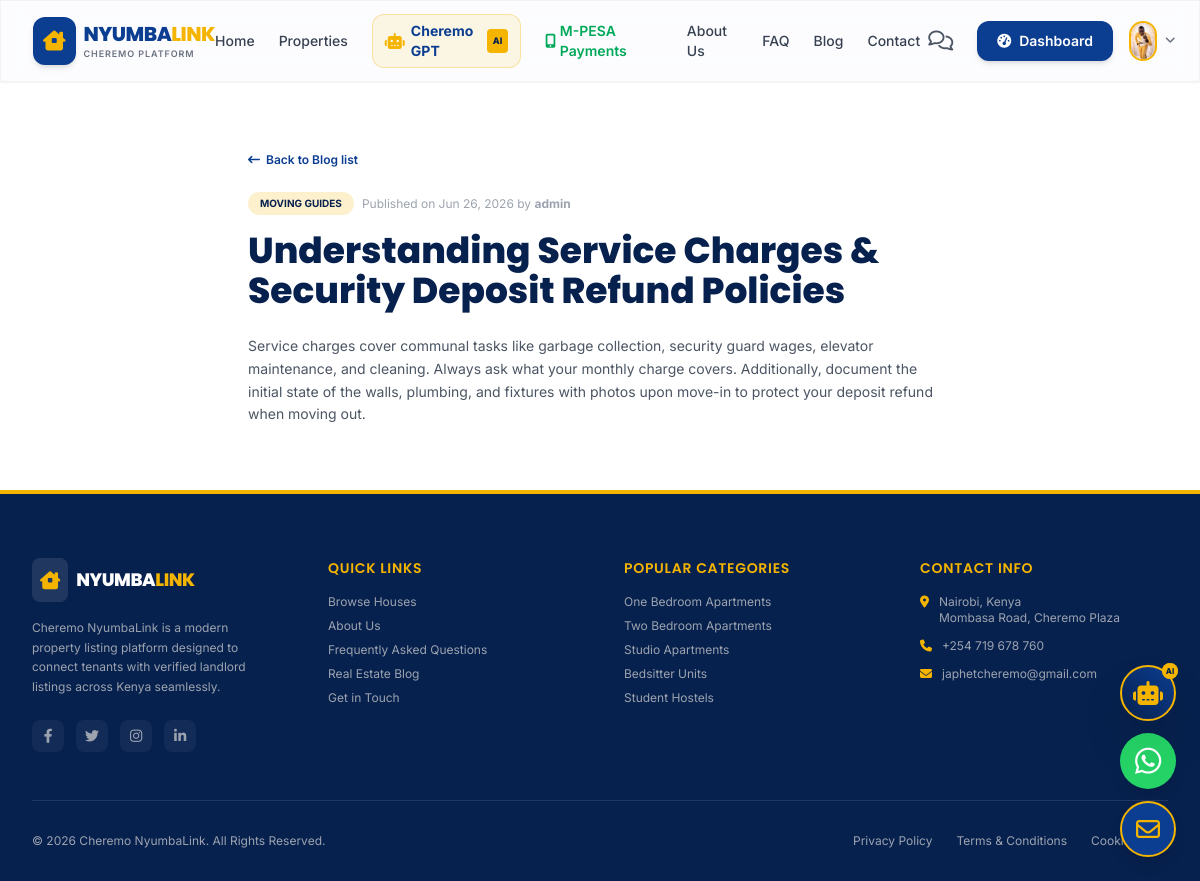
Page /blog/understanding-service-charges-security-deposit-refund-policies/ (signed in) on the committed database.
### users/models.py (models this page shows, shortened)
class CustomUser(AbstractUser):
    ROLE_TENANT = 'tenant'
    ROLE_LANDLORD = 'landlord'
    ROLE_AGENT = 'agent'
    ROLE_ADMIN = 'admin'
    ROLE_CHOICES = [
        (ROLE_TENANT, 'Tenant'),
        (ROLE_LANDLORD, 'Landlord'),
        (ROLE_AGENT, 'Property Agent'),
        (ROLE_ADMIN, 'Administrator'),
    ]
    role = models.CharField(max_length=20, choices=ROLE_CHOICES, default=ROLE_TENANT)
    phone = models.CharField(max_length=20, blank=True, null=True)
    profile_picture = models.ImageField(upload_to='profile_pics/', blank=True, null=True)
    bio = models.TextField(blank=True, null=True)
    is_verified = models.BooleanField(default=False)
    verification_document = models.FileField(upload_to='verification_docs/', blank=True, null=True)

### core/models.py (models this page shows, shortened)
class BlogPost(models.Model):
    CATEGORY_CHOICES = [
        ('rental_tips', 'Rental Tips'),
        ('interior_design', 'Interior Design'),
        ('moving_guides', 'Moving Guides'),
        ('property_news', 'Property News'),
        ('investment', 'Real Estate Investment'),
    ]
    title = models.CharField(max_length=200)
    slug = models.SlugField(unique=True, blank=True)
    content = models.TextField()
    category = models.CharField(max_length=50, choices=CATEGORY_CHOICES)
    author = models.ForeignKey(settings.AUTH_USER_MODEL, on_delete=models.CASCADE)
    image = models.ImageField(upload_to='blog_images/', blank=True, null=True)
    created_at = models.DateTimeField(auto_now_add=True)
    updated_at = models.DateTimeField(auto_now=True)
    class Meta:
        ordering = ['-created_at']

### core/views.py (the view)
# urls.py: path('blog/<slug:slug>/', views.blog_detail, name='blog_detail'),
def blog_detail(request, slug):
    blog = get_object_or_404(BlogPost, slug=slug)
    context = {
        'blog': blog
    }
    return render(request, 'core/blog_detail.html', context)

### templates/core/blog_detail.html (shortened to what this page needs)
{% extends 'base.html' %}
{% block content %}
<article class="py-16 bg-white flex-grow">
    <div class="max-w-3xl mx-auto px-4 sm:px-6 lg:px-8">
        <a href="{% url 'blog_list' %}" class="inline-flex items-center gap-1.5 text-xs font-semibold text-brandBlue hover:text-brandDark transition mb-6">
            <i class="fa-solid fa-arrow-left-long"></i> Back to Blog list
        </a>
        <div class="flex items-center gap-2 mb-4 flex-wrap">
            <span class="bg-brandGold/20 text-brandDark text-[10px] uppercase font-bold px-3 py-1 rounded-full">
                {{ blog.get_category_display }}
            </span>
            <span class="text-xs text-gray-400">Published on {{ blog.created_at|date:"M d, Y" }} by <strong>{{ blog.author.username }}</strong></span>
        </div>
        <h1 class="text-3xl sm:text-4xl font-extrabold text-brandDark font-poppins mb-6 leading-tight">{{ blog.title }}</h1>
        <div class="prose prose-brand max-w-none text-gray-600 text-sm leading-relaxed space-y-6">
            {{ blog.content|linebreaks }}
        </div>
    </div>
</article>
{% endblock %}

### templates/base.html (shortened to what this page needs)
<!DOCTYPE html>
<html lang="en">
<head>
    <link rel="stylesheet" href="https://cdnjs.cloudflare.com/ajax/libs/font-awesome/6.4.0/css/all.min.css">
    <script src="https://cdn.tailwindcss.com"></script>
    {% load static %}
    <link rel="stylesheet" href="{% static 'css/style.css' %}">
</head>
<body class="flex flex-col min-h-screen">
    <header class="sticky top-0 z-40 w-full transition-all duration-300 {% block nav_class %}glassmorphism border-b border-gray-200/50 shadow-sm{% endblock %}">
        <div class="max-w-7xl mx-auto px-4 sm:px-6 lg:px-8">
            <div class="flex items-center justify-between h-20">
                <div class="flex-shrink-0 flex items-center">
                    <a href="{% url 'home' %}" class="flex items-center gap-2">
                        <span class="p-2.5 rounded-xl bg-brandBlue text-white shadow-md flex items-center justify-center">
                            <i class="fa-solid fa-house-chimney-window text-xl text-brandGold"></i>
                        </span>
                        <div class="flex flex-col">
                            <span class="font-extrabold text-xl font-poppins tracking-tight text-brandBlue leading-tight">NYUMBA<span class="text-brandGold">LINK</span></span>
                            <span class="text-[9px] uppercase tracking-widest font-semibold text-gray-500">Cheremo Platform</span>
                        </div>
                    </a>
                </div>
                <nav class="hidden md:flex items-center space-x-6 font-medium text-sm text-gray-700">
                    <a href="{% url 'home' %}" class="hover:text-brandBlue transition">Home</a>
                    <a href="{% url 'property_list' %}" class="hover:text-brandBlue transition">Properties</a>
                    <a href="{% url 'cheremo_gpt' %}" class="hover:text-brandBlue transition flex items-center gap-1.5 font-bold text-brandBlue bg-brandGold/10 px-3 py-1.5 rounded-xl border border-brandGold/30">
                        <i class="fa-solid fa-robot text-brandGold text-base"></i> Cheremo GPT <span class="px-1.5 py-0.5 rounded bg-brandGold text-brandDark text-[9px] font-extrabold uppercase">AI</span>
                    </a>
                    {% if user.is_authenticated %}
                    <a href="{% url 'my_payments' %}" class="hover:text-[#00A859] transition flex items-center gap-1 font-semibold text-[#00A859]">
                        <i class="fa-solid fa-mobile-screen-button"></i> M-PESA Payments
                    </a>
                    {% endif %}
                    <a href="{% url 'about' %}" class="hover:text-brandBlue transition">About Us</a>
                    <a href="{% url 'faq' %}" class="hover:text-brandBlue transition">FAQ</a>
                    <a href="{% url 'blog_list' %}" class="hover:text-brandBlue transition">Blog</a>
                    <a href="{% url 'contact' %}" class="hover:text-brandBlue transition">Contact</a>
                </nav>
                <div class="hidden md:flex items-center space-x-4">
                    {% if user.is_authenticated %}
                        <a href="{% url 'inbox' %}" class="relative p-2 text-gray-600 hover:text-brandBlue transition rounded-full hover:bg-gray-100 flex items-center justify-center">
                            <i class="fa-regular fa-comments text-xl"></i>
                        </a>
                        <a href="{% url 'dashboard_redirect' %}" class="px-5 py-2.5 rounded-xl bg-brandBlue text-white font-semibold text-sm hover:bg-brandDark transition shadow-md flex items-center gap-2">
                            <i class="fa-solid fa-gauge-high"></i> Dashboard
                        </a>
                        <div class="relative group">
                            <button class="flex items-center gap-2 focus:outline-none">
                                {% if user.profile_picture %}
                                <img class="h-10 w-10 rounded-full object-cover border-2 border-brandGold" src="{{ user.profile_picture.url }}" alt="{{ user.username }}">
                                {% else %}
                                <div class="h-10 w-10 rounded-full bg-brandBlue text-white flex items-center justify-center font-bold border-2 border-brandGold uppercase">
                                    {{ user.username|slice:":2" }}
                                </div>
                                {% endif %}
                                <i class="fa-solid fa-angle-down text-xs text-gray-500"></i>
                            </button>
                        </div>
                    {% endif %}
                </div>
            </div>
        </div>
    </header>
    <main class="flex-grow">
        {% block content %}{% endblock %}
    </main>
    <footer class="bg-brandDark text-white pt-16 pb-8 border-t-4 border-brandGold">
        <div class="max-w-7xl mx-auto px-4 sm:px-6 lg:px-8">
            <div class="grid grid-cols-1 md:grid-cols-4 gap-12 mb-12">
                <div class="flex flex-col gap-4">
                    <div class="flex items-center gap-2">
                        <span class="p-2 rounded-lg bg-white/10 text-brandGold flex items-center justify-center">
                            <i class="fa-solid fa-house-chimney-window text-lg"></i>
                        </span>
                        <span class="font-extrabold text-lg font-poppins tracking-tight text-white leading-tight">NYUMBA<span class="text-brandGold">LINK</span></span>
                    </div>
                    <p class="text-xs text-gray-400 leading-relaxed">
                        Cheremo NyumbaLink is a modern property listing platform designed to connect tenants with verified landlord listings across Kenya seamlessly.
                    </p>
                    <div class="flex items-center gap-3 mt-2">
                        <a href="#" class="h-8 w-8 rounded-lg bg-white/5 hover:bg-brandGold hover:text-brandDark transition flex items-center justify-center text-sm text-gray-400"><i class="fa-brands fa-facebook-f"></i></a>
                        <a href="#" class="h-8 w-8 rounded-lg bg-white/5 hover:bg-brandGold hover:text-brandDark transition flex items-center justify-center text-sm text-gray-400"><i class="fa-brands fa-twitter"></i></a>
                        <a href="#" class="h-8 w-8 rounded-lg bg-white/5 hover:bg-brandGold hover:text-brandDark transition flex items-center justify-center text-sm text-gray-400"><i class="fa-brands fa-instagram"></i></a>
                        <a href="#" class="h-8 w-8 rounded-lg bg-white/5 hover:bg-brandGold hover:text-brandDark transition flex items-center justify-center text-sm text-gray-400"><i class="fa-brands fa-linkedin-in"></i></a>
                    </div>
                </div>
                <div>
                    <h3 class="text-sm font-semibold uppercase tracking-wider text-brandGold mb-4 font-poppins">Quick Links</h3>
                    <ul class="space-y-2 text-xs text-gray-400">
                        <li><a href="{% url 'property_list' %}" class="hover:text-white transition">Browse Houses</a></li>
                        <li><a href="{% url 'about' %}" class="hover:text-white transition">About Us</a></li>
                        <li><a href="{% url 'faq' %}" class="hover:text-white transition">Frequently Asked Questions</a></li>
                        <li><a href="{% url 'blog_list' %}" class="hover:text-white transition">Real Estate Blog</a></li>
                        <li><a href="{% url 'contact' %}" class="hover:text-white transition">Get in Touch</a></li>
                    </ul>
                </div>
                <div>
                    <h3 class="text-sm font-semibold uppercase tracking-wider text-brandGold mb-4 font-poppins">Popular Categories</h3>
                    <ul class="space-y-2 text-xs text-gray-400">
                        <li><a href="{% url 'property_list' %}?category=one_bedroom" class="hover:text-white transition">One Bedroom Apartments</a></li>
                        <li><a href="{% url 'property_list' %}?category=two_bedroom" class="hover:text-white transition">Two Bedroom Apartments</a></li>
                        <li><a href="{% url 'property_list' %}?category=studio" class="hover:text-white transition">Studio Apartments</a></li>
                        <li><a href="{% url 'property_list' %}?category=bedsitter" class="hover:text-white transition">Bedsitter Units</a></li>
                        <li><a href="{% url 'property_list' %}?category=hostel" class="hover:text-white transition">Student Hostels</a></li>
                    </ul>
                </div>
                <div>
                    <h3 class="text-sm font-semibold uppercase tracking-wider text-brandGold mb-4 font-poppins">Contact Info</h3>
                    <ul class="space-y-3 text-xs text-gray-400">
                        <li class="flex items-start gap-2.5">
                            <i class="fa-solid fa-location-dot mt-0.5 text-brandGold"></i>
                            <span>Nairobi, Kenya<br>Mombasa Road, Cheremo Plaza</span>
                        </li>
                        <li class="flex items-center gap-2.5">
                            <i class="fa-solid fa-phone text-brandGold"></i>
                            <a href="tel:+254719678760" class="hover:text-white transition">+254 719 678 760</a>
                        </li>
                        <li class="flex items-center gap-2.5">
                            <i class="fa-solid fa-envelope text-brandGold"></i>
                            <a href="mailto:japhetcheremo@gmail.com" class="hover:text-white transition">japhetcheremo@gmail.com</a>
                        </li>
                    </ul>
                </div>
            </div>
            <div class="border-t border-white/10 pt-8 mt-8 flex flex-col md:flex-row items-center justify-between text-xs text-gray-400 gap-4">
                <div>
                    &copy; 2026 Cheremo NyumbaLink. All Rights Reserved.
                </div>
                <div class="flex items-center gap-6">
                    <a href="{% url 'privacy' %}" class="hover:text-white transition">Privacy Policy</a>
                    <a href="{% url 'terms' %}" class="hover:text-white transition">Terms & Conditions</a>
                    <a href="{% url 'cookies' %}" class="hover:text-white transition">Cookie Policy</a>
                </div>
            </div>
        </div>
    </footer>
    <div class="fixed bottom-6 right-6 z-50 flex flex-col gap-3">
        <a href="{% url 'cheremo_gpt' %}"
           class="h-14 w-14 rounded-full bg-gradient-to-tr from-brandDark to-brandBlue text-brandGold flex items-center justify-center shadow-2xl transition-transform hover:scale-110 floating-btn-shadow gold-glow border-2 border-brandGold focus:outline-none relative group"
           title="Ask Cheremo GPT AI Assistant">
            <i class="fa-solid fa-robot text-2xl"></i>
            <span class="absolute -top-1 -right-1 flex h-4 w-4">
                <span class="relative inline-flex rounded-full h-4 w-4 bg-brandGold text-brandDark font-extrabold text-[8px] items-center justify-center">AI</span>
            </span>
        </a>
        <a href="https://wa.me/254719678760" target="_blank" rel="noopener noreferrer"
           class="h-14 w-14 rounded-full bg-[#25D366] text-white flex items-center justify-center shadow-lg transition-transform hover:scale-110 floating-btn-shadow gold-glow focus:outline-none"
           title="Chat on WhatsApp">
            <i class="fa-brands fa-whatsapp text-3xl"></i>
        </a>
        <a href="mailto:japhetcheremo@gmail.com"
           class="h-14 w-14 rounded-full bg-brandBlue text-white flex items-center justify-center shadow-lg transition-transform hover:scale-110 floating-btn-shadow gold-glow focus:outline-none border-2 border-brandGold"
           title="Send Email">
            <i class="fa-regular fa-envelope text-2xl text-brandGold"></i>
        </a>
    </div>
</body>
</html>

### static/css/style.css (style rules this page uses)
:root { --brand-blue: #0B3D91; --brand-gold: #F4B400; --brand-dark: #07214e; --brand-light: #f4f6fc; --radius-sm: 0.5rem; --radius-md: 0.75rem; --radius-lg: 1rem; --radius-xl: 1.5rem; --shadow-card: 0 4px 6px -1px rgba(0, 0, 0, 0.06), 0 2px 4px -2px rgba(0, 0, 0, 0.06); --shadow-elevated: 0 20px 25px -5px rgba(0, 0, 0, 0.1), 0 8px 10px -6px rgba(0, 0, 0, 0.1); --transition-fast: 150ms ease; --transition-normal: 300ms ease; --transition-slow: 500ms ease; }
html { scroll-behavior: smooth; }

### templates/base.html (style rules this page uses)
body { font-family: 'Inter', sans-serif; background-color: #f4f6fc; scroll-behavior: smooth; }
h1, h2, h3, h4, h5, h6 { font-family: 'Poppins', sans-serif; }
.glassmorphism { background: rgba(255, 255, 255, 0.7); backdrop-filter: blur(12px); -webkit-backdrop-filter: blur(12px); border: 1px solid rgba(255, 255, 255, 0.25); }
.floating-btn-shadow { box-shadow: 0 10px 25px -5px rgba(11, 61, 145, 0.4); }

### rows in the picture
CustomUser: profile_picture (picture)
BlogPost: category "MOVING GUIDES", created_at "Jun 26, 2026", author.username "admin", title "Understanding Service Charges & Security Deposit Refund Policies", content "Service charges cover communal tasks like garbage collection, security guard wages, elevator maintenance, and cleaning. Always ask what your monthly charge covers. Additionally, document the initial state of the walls, plumbing, and fixtures with photos upon move-in to protect your deposit refund when moving out."
